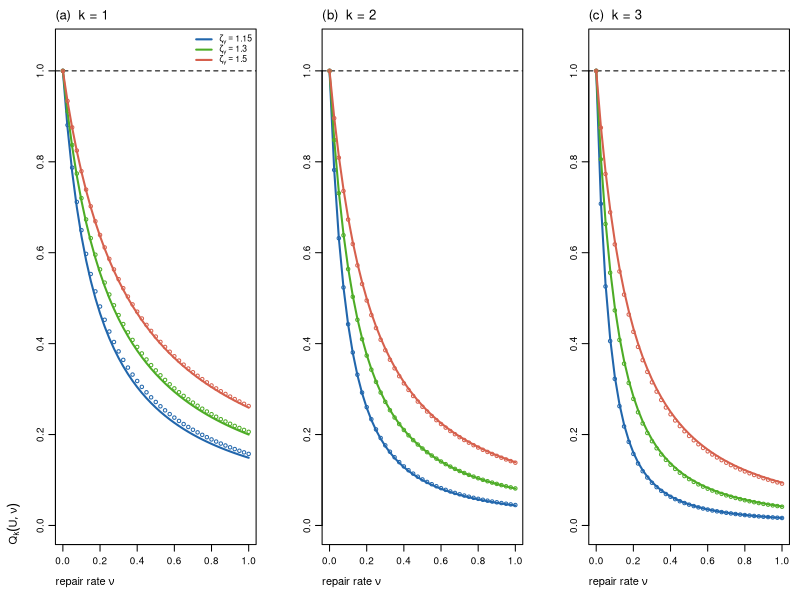
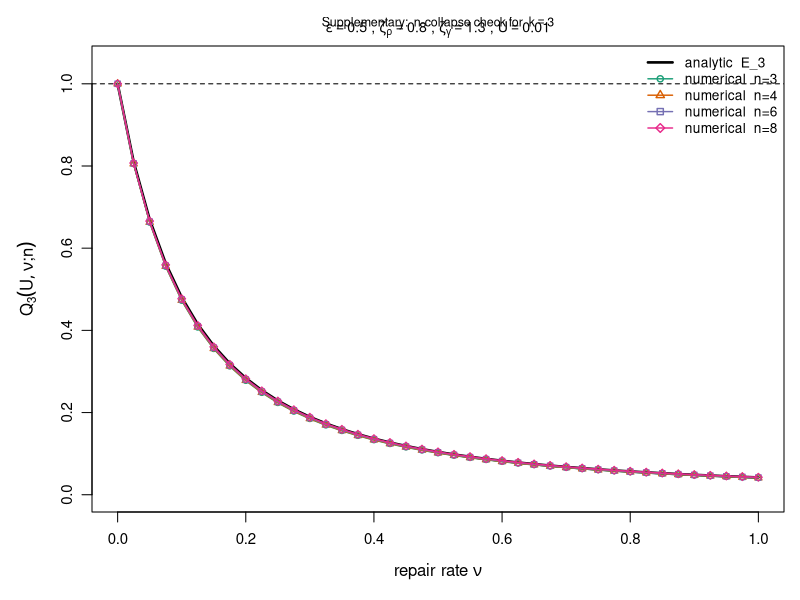

Write the R code that produced these figures, in order.
# ============================================================================
# RepairMediatedPathFiltering_MainFigure_v3.R
#
# ~/Desktop/HaldanesPrincipleExtended/HaldaneTryptich_PartIII_v2_FigPlotter.R
#
# Numerical validation of repair-mediated path filtering for:
# "Repair-Mediated Path Filtering of Mutation Load
#  in Multi-Locus Homeostatic Populations"
#
# Compares the exact finite-U nonlinear suppression ratio
#
#     Q_k(U, nu) = L_k^*(U, nu) / L_k^*(U, 0)
#
# against the leading-order path-filtering prediction E_k,
#
#     Q_k(U, nu) = E_k + O(U).
#
# Because L_k^* = lambda_k f_k^* at fixed fitness landscape,
#
#     Q_k(U, nu) = f_k^*(U, nu) / f_k^*(U, 0).
#
# The no-repair denominator is evaluated from the exact analytical
# equilibrium rather than by a second numerical integration.
#
# Panels: k = 1, 2, 3
#
# Parameters:
#   n = 4, eps = 0.5, zeta_rho = 0.8, U = 0.01
#   zeta_gamma in {1.15, 1.30, 1.50}
#   nu in [0, 1]
#
# # June 28 2026
# v3
# Last Updated: September 27, 2026
# ============================================================================

library(deSolve)

# ---- Model parameters -------------------------------------------------------
n       <- 4L
eps     <- 0.5
zeta_r  <- 0.8
U       <- 0.01
T_end   <- 20000

zeta_g_vals <- c(1.15, 1.30, 1.50)
nu_vals     <- seq(0, 1, length.out = 41)

colors <- c("#2166ac", "#4dac26", "#d6604d")
labels <- expression(zeta[gamma] == 1.15,
                     zeta[gamma] == 1.30,
                     zeta[gamma] == 1.50)

# ---- Selection coefficient lambda_k ----------------------------------------
lam <- function(k, zg, zr = zeta_r, e = eps) {
  e * (zg^k - zr^k)
}

# ---- Leading mutation-source weight w_{jk} ---------------------------------
wjk <- function(j, k, zr = zeta_r, e = eps) {
  e * zr^j * choose(n - j, k - j)
}

# ---- Exact no-repair leading coefficients c_k^(0) --------------------------
compute_c0 <- function(zg) {
  d <- zg - zeta_r
  choose(n, 0:n) / d^(0:n)
}

# ---- Repair coefficients c_k(nu) -------------------------------------------
compute_cnu <- function(nu, zg) {
  cnu    <- numeric(n + 1)
  cnu[1] <- 1.0
  
  for (k in 1:n) {
    j_idx <- 0:(k - 1)
    numer <- sum(wjk(j_idx, k) * cnu[j_idx + 1])
    cnu[k + 1] <- numer / (lam(k, zg) + k * nu)
  }
  
  cnu
}

# ---- Analytical suppression E_k = c_k(nu) / c_k^(0) ------------------------
analytic_Ek <- function(k, nu, zg) {
  c0  <- compute_c0(zg)
  cnu <- compute_cnu(nu, zg)
  cnu[k + 1] / c0[k + 1]
}

# ---- Exact no-repair finite-U class equilibrium -----------------------------
fk_norepair_exact <- function(k, zg, Uval = U) {
  denom <- (1 - Uval) * zg - zeta_r
  
  if (denom <= 0) {
    stop(sprintf(
      paste0("No pristine-positive no-repair equilibrium: ",
             "(1-U) zeta_gamma - zeta_rho = %.6g <= 0."),
      denom
    ))
  }
  
  y <- Uval / denom
  choose(n, k) * y^k / (1 + y)^n
}

# ---- Exact birth rate into class k ------------------------------------------
birth_into_k <- function(k, f, R, zr, Uval) {
  total <- 0.0
  
  for (j in 0:k) {
    nmut    <- k - j
    n_avail <- n - j
    
    if (nmut > n_avail) next
    
    prob <- choose(n_avail, nmut) *
      Uval^nmut *
      (1 - Uval)^(n_avail - nmut)
    
    total <- total + R * zr^j * f[j + 1] * prob
  }
  
  total
}

# ---- ODE right-hand side ----------------------------------------------------
odes <- function(t, state, parms) {
  f    <- state
  zg   <- parms$zg
  zr   <- parms$zr
  nu   <- parms$nu
  Uval <- parms$U
  
  mean_g <- sum(zg^(0:n) * f)
  mean_r <- sum(zr^(0:n) * f)
  R      <- eps * mean_g / mean_r
  
  df <- numeric(n + 1)
  
  for (k in 0:n) {
    births     <- birth_into_k(k, f, R, zr, Uval)
    deaths     <- eps * zg^k * f[k + 1]
    repair_out <- k * nu * f[k + 1]
    repair_in  <- if (k < n) (k + 1) * nu * f[k + 2] else 0.0
    
    df[k + 1] <- births - deaths - repair_out + repair_in
  }
  
  list(df)
}

# ---- Integrate to steady state ----------------------------------------------
integrate_ss <- function(nu, zg, ss_tol = 1e-10, mass_tol = 1e-10) {
  f_init <- c(1.0, rep(0.0, n))
  parms  <- list(zg = zg, zr = zeta_r, nu = nu, U = U)
  
  sol <- ode(
    y      = f_init,
    times  = c(0, T_end),
    func   = odes,
    parms  = parms,
    method = "lsoda",
    rtol   = 1e-10,
    atol   = 1e-12
  )
  
  f_end <- as.numeric(sol[2, 2:(n + 2)])
  
  rhs      <- odes(T_end, f_end, parms)[[1]]
  rhs_norm <- max(abs(rhs))
  
  if (rhs_norm > ss_tol) {
    warning(sprintf(
      paste0("Steady-state tolerance not met: ",
             "nu=%.4g, zeta_gamma=%.4g, ||df/dtau||_inf=%.3e"),
      nu, zg, rhs_norm
    ))
  }
  
  mass_error <- abs(sum(f_end) - 1.0)
  
  if (mass_error > mass_tol) {
    warning(sprintf(
      paste0("Simplex conservation tolerance not met: ",
             "nu=%.4g, zeta_gamma=%.4g, |sum(f)-1|=%.3e"),
      nu, zg, mass_error
    ))
  }
  
  f_end
}

# ---- Exact finite-U numerical suppression ratio Q_k -------------------------
numerical_Qk_from_state <- function(k, f_nu, zg) {
  f0_exact <- fk_norepair_exact(k, zg)
  
  if (f0_exact < 1e-30) return(NA_real_)
  
  f_nu[k + 1] / f0_exact
}

# ---- Internal consistency checks --------------------------------------------
for (zg in zeta_g_vals) {
  err <- max(abs(compute_cnu(0, zg) - compute_c0(zg)))
  
  if (err > 1e-10) {
    warning(sprintf(
      "Leading-coefficient consistency check failed for zeta_gamma=%.2f: %.3e",
      zg, err
    ))
  }
}

# ---- Compute analytical and numerical arrays --------------------------------
cat("Computing finite-U nonlinear validation...\n")

ana_list <- list()
num_list <- list()

for (zi in seq_along(zeta_g_vals)) {
  zg <- zeta_g_vals[zi]
  
  for (k in 1:3) {
    key <- paste0("k", k, "_z", zi)
    
    ana_list[[key]] <- sapply(
      nu_vals,
      function(nu) analytic_Ek(k, nu, zg)
    )
    
    num_list[[key]] <- numeric(length(nu_vals))
  }
  
  # One nonlinear integration per (nu, zeta_gamma) supplies k = 1,2,3.
  for (ni in seq_along(nu_vals)) {
    nu   <- nu_vals[ni]
    f_nu <- integrate_ss(nu, zg)
    
    for (k in 1:3) {
      key <- paste0("k", k, "_z", zi)
      num_list[[key]][ni] <- numerical_Qk_from_state(k, f_nu, zg)
    }
  }
  
  cat(sprintf("  zeta_gamma=%.2f: done\n", zg))
}

# ---- Three-panel main figure -------------------------------------------------
png(
  "cascade_figure_R.png",
  width = 9,
  height = 3.8,
  units = "in",
  res = 300
)

par(
  mfrow    = c(1, 3),
  mar      = c(4.2, 4.2, 2.2, 0.8),
  mgp      = c(2.5, 0.7, 0),
  cex.axis = 0.9,
  cex.lab  = 1.0
)

panel_labels <- c("(a)  k = 1", "(b)  k = 2", "(c)  k = 3")

for (ki in 1:3) {
  k <- ki
  
  plot(
    NA,
    xlim = c(0, 1),
    ylim = c(0, 1.05),
    xlab = expression("repair rate " * nu),
    ylab = if (ki == 1) expression(Q[k](U, nu)) else "",
    main = panel_labels[ki],
    font.main = 1,
    adj = 0
  )
  
  abline(h = 1.0, lty = 2, col = "black", lwd = 1.0)
  
  for (zi in seq_along(zeta_g_vals)) {
    key <- paste0("k", k, "_z", zi)
    col <- colors[zi]
    
    E_curve <- ana_list[[key]]
    Q_num   <- num_list[[key]]
    
    lines(nu_vals, E_curve, col = col, lwd = 2)
    points(nu_vals, Q_num, pch = 1, col = col, cex = 0.7, lwd = 1.0)
  }
  
  if (ki == 1) {
    legend(
      "topright",
      legend = labels,
      col    = colors,
      lty    = 1,
      lwd    = 2,
      bty    = "n",
      cex    = 0.78
    )
  }
}

dev.off()

cat("Figure saved to cascade_figure_R.png\n")

# =============================================================================
# Supplementary Figure S1: n-collapse check for fixed k
#
# The theorem predicts that for fixed k, the leading-order suppression factor
# E_k is independent of the total locus number n once n >= k. The finite-U
# nonlinear ratio
#
#   Q_k(U, nu; n) = L_k^*(U,nu;n) / L_k^*(U,0;n)
#
# need not be exactly n-independent at fixed U, but should lie close to the
# same analytical curve E_k(nu) when U is small.
# =============================================================================

# ---- Settings for the supplementary n-collapse check ------------------------
k_target        <- 3L
n_vals_sup      <- c(3L, 4L, 6L, 8L)
zg_sup          <- 1.30
U_sup           <- 0.01
nu_vals_sup     <- seq(0, 1, length.out = 41)

sup_colors <- c("#1b9e77", "#d95f02", "#7570b3", "#e7298a")
sup_pch    <- c(1, 2, 0, 5)

# ---- n-dependent helper functions -------------------------------------------
lam_sup <- function(k, zg, zr = zeta_r, e = eps) {
  e * (zg^k - zr^k)
}

wjk_sup <- function(j, k, n_total, zr = zeta_r, e = eps) {
  e * zr^j * choose(n_total - j, k - j)
}

compute_c0_sup <- function(n_total, zg) {
  d <- zg - zeta_r
  choose(n_total, 0:n_total) / d^(0:n_total)
}

compute_cnu_sup <- function(n_total, nu, zg) {
  cnu <- numeric(n_total + 1)
  cnu[1] <- 1.0
  
  for (k in 1:n_total) {
    j_idx <- 0:(k - 1)
    numer <- sum(wjk_sup(j_idx, k, n_total) * cnu[j_idx + 1])
    cnu[k + 1] <- numer / (lam_sup(k, zg) + k * nu)
  }
  
  cnu
}

analytic_Ek_sup <- function(k, nu, zg, n_total) {
  c0  <- compute_c0_sup(n_total, zg)
  cnu <- compute_cnu_sup(n_total, nu, zg)
  cnu[k + 1] / c0[k + 1]
}

fk_norepair_exact_sup <- function(k, n_total, zg, Uval) {
  denom <- (1 - Uval) * zg - zeta_r
  
  if (denom <= 0) {
    stop(sprintf(
      paste0("No pristine-positive no-repair equilibrium for n=%d: ",
             "(1-U) zeta_gamma - zeta_rho = %.6g <= 0."),
      n_total, denom
    ))
  }
  
  y <- Uval / denom
  choose(n_total, k) * y^k / (1 + y)^n_total
}

birth_into_k_sup <- function(k, f, R, zr, Uval, n_total) {
  total <- 0.0
  
  for (j in 0:k) {
    nmut    <- k - j
    n_avail <- n_total - j
    
    if (nmut > n_avail) next
    
    prob <- choose(n_avail, nmut) *
      Uval^nmut *
      (1 - Uval)^(n_avail - nmut)
    
    total <- total + R * zr^j * f[j + 1] * prob
  }
  
  total
}

odes_sup <- function(t, state, parms) {
  f       <- state
  n_total <- parms$n_total
  zg      <- parms$zg
  zr      <- parms$zr
  nu      <- parms$nu
  Uval    <- parms$U
  
  mean_g <- sum(zg^(0:n_total) * f)
  mean_r <- sum(zr^(0:n_total) * f)
  R      <- eps * mean_g / mean_r
  
  df <- numeric(n_total + 1)
  
  for (k in 0:n_total) {
    births     <- birth_into_k_sup(k, f, R, zr, Uval, n_total)
    deaths     <- eps * zg^k * f[k + 1]
    repair_out <- k * nu * f[k + 1]
    repair_in  <- if (k < n_total) (k + 1) * nu * f[k + 2] else 0.0
    
    df[k + 1] <- births - deaths - repair_out + repair_in
  }
  
  list(df)
}

integrate_ss_sup <- function(n_total, nu, zg, Uval,
                             ss_tol = 1e-10, mass_tol = 1e-10) {
  f_init <- c(1.0, rep(0.0, n_total))
  parms  <- list(
    n_total = n_total,
    zg      = zg,
    zr      = zeta_r,
    nu      = nu,
    U       = Uval
  )
  
  sol <- ode(
    y      = f_init,
    times  = c(0, T_end),
    func   = odes_sup,
    parms  = parms,
    method = "lsoda",
    rtol   = 1e-10,
    atol   = 1e-12
  )
  
  f_end <- as.numeric(sol[2, 2:(n_total + 2)])
  
  rhs      <- odes_sup(T_end, f_end, parms)[[1]]
  rhs_norm <- max(abs(rhs))
  if (rhs_norm > ss_tol) {
    warning(sprintf(
      paste0("Steady-state tolerance not met in n-collapse check: ",
             "n=%d, nu=%.4g, zeta_gamma=%.4g, ||df/dtau||_inf=%.3e"),
      n_total, nu, zg, rhs_norm
    ))
  }
  
  mass_error <- abs(sum(f_end) - 1.0)
  if (mass_error > mass_tol) {
    warning(sprintf(
      paste0("Simplex conservation tolerance not met in n-collapse check: ",
             "n=%d, nu=%.4g, zeta_gamma=%.4g, |sum(f)-1|=%.3e"),
      n_total, nu, zg, mass_error
    ))
  }
  
  f_end
}

numerical_Qk_sup_from_state <- function(k, f_nu, n_total, zg, Uval) {
  f0_exact <- fk_norepair_exact_sup(k, n_total, zg, Uval)
  
  if (f0_exact < 1e-30) return(NA_real_)
  
  f_nu[k + 1] / f0_exact
}

# ---- Compute supplementary data ---------------------------------------------
cat("Computing supplementary n-collapse check...\n")

sup_rows <- list()

for (n_total in n_vals_sup) {
  for (i in seq_along(nu_vals_sup)) {
    nu   <- nu_vals_sup[i]
    f_nu <- integrate_ss_sup(n_total, nu, zg_sup, U_sup)
    
    Qk_val <- numerical_Qk_sup_from_state(
      k = k_target,
      f_nu = f_nu,
      n_total = n_total,
      zg = zg_sup,
      Uval = U_sup
    )
    
    sup_rows[[length(sup_rows) + 1L]] <- data.frame(
      n = n_total,
      nu = nu,
      Qk = Qk_val
    )
  }
  
  cat(sprintf("  n=%d: done\n", n_total))
}

sup_data <- do.call(rbind, sup_rows)

# Analytical reference curve: theorem says E_k is independent of n for n >= k.
n_ref_sup <- max(n_vals_sup)
E_ref_sup <- sapply(
  nu_vals_sup,
  function(nu) analytic_Ek_sup(k_target, nu, zg_sup, n_ref_sup)
)

utils::write.csv(
  sup_data,
  file = "supplementary_ncollapse_k3.csv",
  row.names = FALSE
)

# ---- Supplementary figure ---------------------------------------------------
png(
  "supplementary_ncollapse_k3.png",
  width = 5.8,
  height = 4.4,
  units = "in",
  res = 300
)

par(
  mar = c(4.4, 4.6, 2.3, 0.8),
  mgp = c(2.6, 0.8, 0),
  cex.axis = 0.9,
  cex.lab  = 1.0
)

plot(
  NA,
  xlim = c(0, 1),
  ylim = c(0, 1.05),
  xlab = expression("repair rate " * nu),
  ylab = bquote(Q[.(k_target)](U, nu * ";" * n)),
  main = bquote("Supplementary: " ~ n * "-collapse check for " ~ k == .(k_target)),
  font.main = 1,
  cex.main = 0.75
  )

abline(h = 1, lty = 2, lwd = 1.0, col = "black")

# Common analytic curve E_k
lines(nu_vals_sup, E_ref_sup, lwd = 2.6, col = "black")

for (ii in seq_along(n_vals_sup)) {
  n_total <- n_vals_sup[ii]
  df_n <- subset(sup_data, n == n_total)
  
  lines(df_n$nu, df_n$Qk, col = sup_colors[ii], lwd = 1.4)
  points(df_n$nu, df_n$Qk,
         pch = sup_pch[ii], col = sup_colors[ii], cex = 0.75, lwd = 1.0)
}

legend(
  "topright",
  legend = c("analytic  E_3", paste0("numerical  n=", n_vals_sup)),
  col    = c("black", sup_colors),
  lty    = c(1, rep(1, length(n_vals_sup))),
  lwd    = c(2.6, rep(1.4, length(n_vals_sup))),
  pch    = c(NA, sup_pch),
  bty    = "n",
  cex    = 0.82
)

mtext(
  bquote(
    epsilon == .(eps) ~ "," ~
      zeta[rho] == .(zeta_r) ~ "," ~
      zeta[gamma] == .(zg_sup) ~ "," ~
      U == .(U_sup)
  ),
  side = 3,
  line = 0.2,
  cex = 0.85
)

dev.off()

cat("Supplementary figure saved to supplementary_ncollapse_k3.png\n")
cat("Supplementary data saved to supplementary_ncollapse_k3.csv\n")
